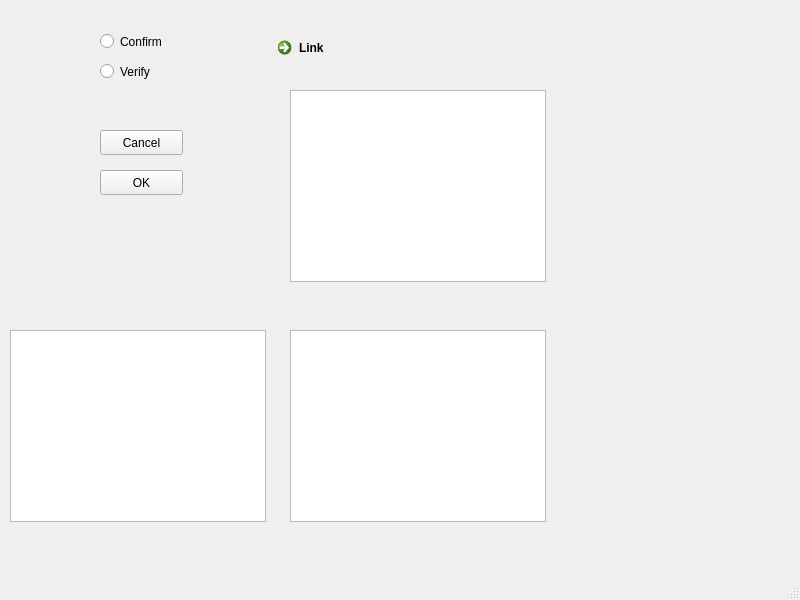
<?xml version="1.0" encoding="UTF-8"?>
<ui version="4.0">
 <class>MainWindow</class>
 <widget class="QMainWindow" name="MainWindow">
  <property name="geometry">
   <rect>
    <x>0</x>
    <y>0</y>
    <width>800</width>
    <height>600</height>
   </rect>
  </property>
  <property name="windowTitle">
   <string>MainWindow</string>
  </property>
  <widget class="QWidget" name="centralwidget">
   <widget class="QPushButton" name="pushButton">
    <property name="geometry">
     <rect>
      <x>100</x>
      <y>130</y>
      <width>83</width>
      <height>25</height>
     </rect>
    </property>
    <property name="text">
     <string>Cancel</string>
    </property>
   </widget>
   <widget class="QPushButton" name="pushButton_2">
    <property name="geometry">
     <rect>
      <x>100</x>
      <y>170</y>
      <width>83</width>
      <height>25</height>
     </rect>
    </property>
    <property name="text">
     <string>OK</string>
    </property>
   </widget>
   <widget class="QRadioButton" name="radioButton">
    <property name="geometry">
     <rect>
      <x>100</x>
      <y>30</y>
      <width>106</width>
      <height>23</height>
     </rect>
    </property>
    <property name="text">
     <string>Confirm</string>
    </property>
   </widget>
   <widget class="QRadioButton" name="radioButton_2">
    <property name="geometry">
     <rect>
      <x>100</x>
      <y>60</y>
      <width>106</width>
      <height>23</height>
     </rect>
    </property>
    <property name="text">
     <string>Verify</string>
    </property>
   </widget>
   <widget class="QCommandLinkButton" name="commandLinkButton">
    <property name="geometry">
     <rect>
      <x>270</x>
      <y>30</y>
      <width>174</width>
      <height>41</height>
     </rect>
    </property>
    <property name="text">
     <string>Link</string>
    </property>
   </widget>
   <widget class="QTableView" name="tableView">
    <property name="geometry">
     <rect>
      <x>290</x>
      <y>90</y>
      <width>256</width>
      <height>192</height>
     </rect>
    </property>
   </widget>
   <widget class="QListWidget" name="listWidget">
    <property name="geometry">
     <rect>
      <x>290</x>
      <y>330</y>
      <width>256</width>
      <height>192</height>
     </rect>
    </property>
   </widget>
   <widget class="QColumnView" name="columnView">
    <property name="geometry">
     <rect>
      <x>10</x>
      <y>330</y>
      <width>256</width>
      <height>192</height>
     </rect>
    </property>
   </widget>
  </widget>
  <widget class="QMenuBar" name="menubar">
   <property name="geometry">
    <rect>
     <x>0</x>
     <y>0</y>
     <width>800</width>
     <height>22</height>
    </rect>
   </property>
  </widget>
  <widget class="QStatusBar" name="statusbar"/>
 </widget>
 <resources/>
 <connections/>
</ui>
